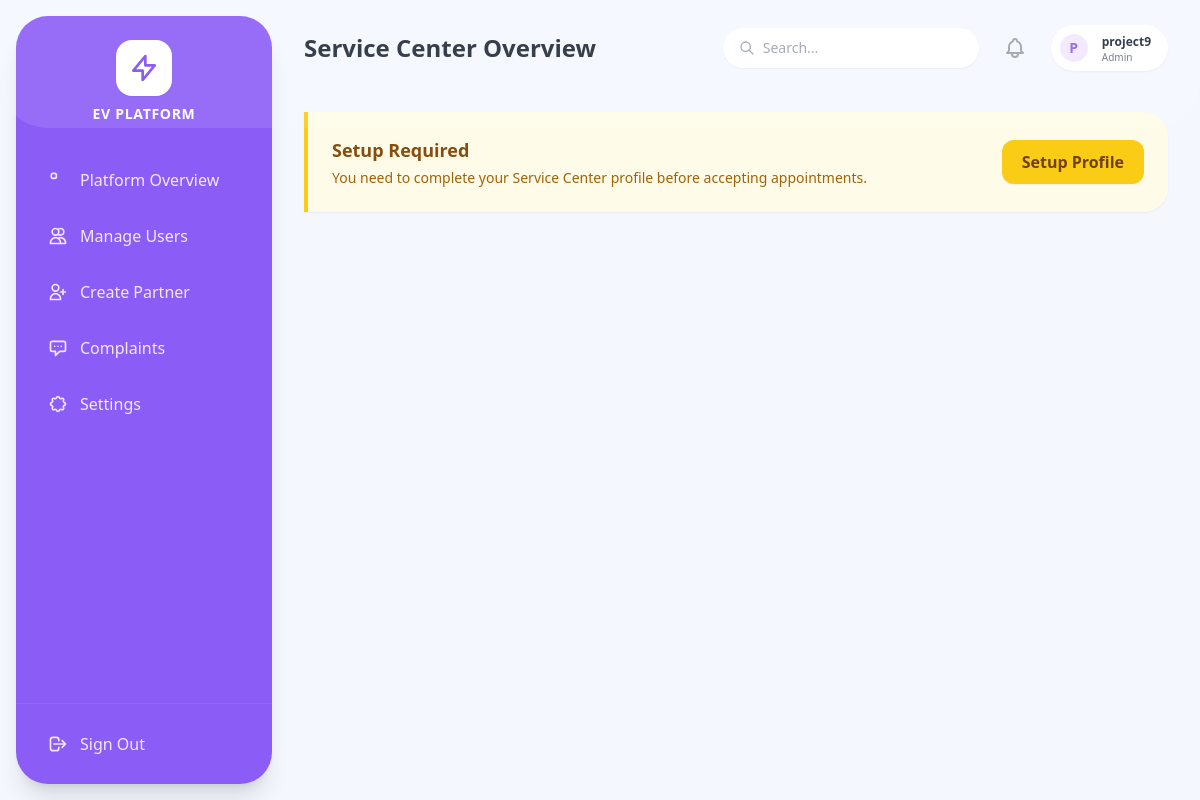
Screenshot of /service/ (signed in) with the database file from the repository.
### accounts/models.py (models this page shows, shortened)
class User(AbstractUser):
    class RoleChoices(models.TextChoices):
        ADMIN = 'ADMIN', 'Admin'
        EV_OWNER = 'EV_OWNER', 'EV Owner'
        STATION_OPERATOR = 'STATION_OPERATOR', 'Charging Station Operator'
        SERVICE_CENTER = 'SERVICE_CENTER', 'Service Center'
        DELIVERY_PARTNER = 'DELIVERY_PARTNER', 'Delivery Partner'
    role = models.CharField(max_length=20, choices=RoleChoices.choices, default=RoleChoices.EV_OWNER)
    phone_number = models.CharField(max_length=15, unique=True, blank=True, null=True)
    is_approved = models.BooleanField(default=False)
    email_verified = models.BooleanField(default=False) # For optional email verification

### service/views.py (the view, shortened to what this page needs)
# urls.py: path('', views.service_dashboard, name='service_dashboard'),
@login_required
@role_required('SERVICE_CENTER')
def service_dashboard(request):
    center = getattr(request.user, 'service_center', None)
    if not center:
        return render(request, 'service/dashboard.html', {'center': None})

### notifications/context_processors.py (called while the page is built)
def unread_count(request):
    if request.user.is_authenticated:
        count = request.user.notifications.filter(is_read=False).count()
        return {'unread_notifications_count': count}
    return {'unread_notifications_count': 0}

### service/templates/service/dashboard.html (shortened to what this page needs)
{% extends 'base.html' %}
{% block header_title %}Service Center Overview{% endblock %}
{% block content %}
{% if not center %}
<div class="bg-yellow-50 border-l-4 border-yellow-400 p-6 rounded-r-[1.5rem] shadow-sm mb-8 flex justify-between items-center">
    <div>
        <h3 class="text-yellow-800 font-bold text-lg">Setup Required</h3>
        <p class="text-yellow-700 text-sm mt-1">You need to complete your Service Center profile before accepting appointments.</p>
    </div>
    <a href="{% url 'service_profile' %}" class="bg-yellow-400 text-yellow-900 px-5 py-2.5 rounded-xl font-bold hover:bg-yellow-500 transition shadow-sm">Setup Profile</a>
</div>
{% endif %}
{% endblock %}

### templates/base.html (shortened to what this page needs)
<!DOCTYPE html>
<html lang="en">
<head>
    <script src="https://cdn.tailwindcss.com"></script>
</head>
<body class="flex h-screen font-sans text-gray-800 antialiased overflow-hidden">
    <aside id="mobile-sidebar" class="fixed md:static inset-y-0 left-0 z-50 w-64 bg-[#8b5cf6] text-white flex flex-col sidebar-hidden md:transform-none md:my-4 md:ml-4 md:rounded-[2rem] shadow-xl overflow-hidden">
        <div class="flex items-center justify-between md:justify-center mt-6 mb-8 px-6 md:px-0 z-10">
            <div class="flex flex-col items-center">
                <div class="bg-white text-[#8b5cf6] p-3 rounded-2xl mb-2 shadow-sm flex items-center justify-center">
                    <svg class="h-8 w-8" fill="none" stroke="currentColor" viewBox="0 0 24 24"><path stroke-linecap="round" stroke-linejoin="round" stroke-width="2" d="M13 10V3L4 14h7v7l9-11h-7z"></path></svg>
                </div>
                <h2 class="font-bold tracking-wider text-sm uppercase hidden md:block">EV Platform</h2>
            </div>
        </div>
        <nav class="flex-1 px-4 overflow-y-auto hide-scrollbar z-10 pb-4">
            <ul class="space-y-2">
                {% if request.user.role == 'EV_OWNER' %}
                <li><a href="{% url 'owner_dashboard' %}" class="flex items-center space-x-3 px-4 py-3 rounded-xl text-purple-100 hover:bg-white hover:bg-opacity-10 transition font-medium"><svg class="w-5 h-5" fill="none" stroke="currentColor" viewBox="0 0 24 24"><path stroke-linecap="round" stroke-linejoin="round" stroke-width="2" d="M4 6a2 2 0 012-2h2a2 2 0 012 2v2a2 2 0 01-2 2H6a2 2 0 01-2-2V6zM14 6a2 2 0 012-2h2a2 2 0 012 2v2a2 2 0 01-2 2h-2a2 2 0 01-2-2V6z"></path></svg><span>Dashboard</span></a></li>
                <li><a href="{% url 'owner_vehicle_list' %}" class="flex items-center space-x-3 px-4 py-3 rounded-xl text-purple-100 hover:bg-white hover:bg-opacity-10 transition font-medium"><svg class="w-5 h-5" fill="none" stroke="currentColor" viewBox="0 0 24 24"><path stroke-linecap="round" stroke-linejoin="round" stroke-width="2" d="M3 10h18M7 15h1m4 0h1m-7 4h12a3 3 0 003-3V8a3 3 0 00-3-3H6a3 3 0 00-3 3v8a3 3 0 003 3z"></path></svg><span>My Vehicles</span></a></li>
                <li><a href="{% url 'browse_stations' %}" class="flex items-center space-x-3 px-4 py-3 rounded-xl text-purple-100 hover:bg-white hover:bg-opacity-10 transition font-medium"><svg class="w-5 h-5" fill="none" stroke="currentColor" viewBox="0 0 24 24"><path stroke-linecap="round" stroke-linejoin="round" stroke-width="2" d="M17.657 16.657L13.414 20.9a1.998 1.998 0 01-2.827 0l-4.244-4.243a8 8 0 1111.314 0z"></path></svg><span>Find Stations</span></a></li>
                <li><a href="{% url 'booking_list' %}" class="flex items-center space-x-3 px-4 py-3 rounded-xl text-purple-100 hover:bg-white hover:bg-opacity-10 transition font-medium"><svg class="w-5 h-5" fill="none" stroke="currentColor" viewBox="0 0 24 24"><path stroke-linecap="round" stroke-linejoin="round" stroke-width="2" d="M8 7V3m8 4V3m-9 8h10M5 21h14a2 2 0 002-2V7a2 2 0 00-2-2H5a2 2 0 00-2 2v12a2 2 0 002 2z"></path></svg><span>My Bookings</span></a></li>
                <li><a href="{% url 'owner_service_dashboard' %}" class="flex items-center space-x-3 px-4 py-3 rounded-xl text-purple-100 hover:bg-white hover:bg-opacity-10 transition font-medium"><svg class="w-5 h-5" fill="none" stroke="currentColor" viewBox="0 0 24 24"><path stroke-linecap="round" stroke-linejoin="round" stroke-width="2" d="M10.325 4.317c.426-1.756 2.924-1.756 3.35 0a1.724 1.724 0 002.573 1.066c1.543-.94 3.31.826 2.37 2.37a1.724 1.724 0 001.065 2.572c1.756.426 1.756 2.924 0 3.35a1.724 1.724 0 00-1.066 2.573c.94 1.543-.826 3.31-2.37 2.37a1.724 1.724 0 00-2.572 1.065c-.426 1.756-2.924 1.756-3.35 0a1.724 1.724 0 00-2.573-1.066c-1.543.94-3.31-.826-2.37-2.37a1.724 1.724 0 00-1.065-2.572c-1.756-.426-1.756-2.924 0-3.35a1.724 1.724 0 001.066-2.573c-.94-1.543.826-3.31 2.37-2.37.996.608 2.296.07 2.572-1.065z"></path></svg><span>My Repairs</span></a></li>
                {% elif request.user.role == 'ADMIN' %}
                <li><a href="#" class="flex items-center space-x-3 px-4 py-3 rounded-xl text-purple-100 hover:bg-white hover:bg-opacity-10 transition font-medium"><svg class="w-5 h-5" fill="none" stroke="currentColor" viewBox="0 0 24 24"><path stroke-linecap="round" stroke-linejoin="round" stroke-width="2" d="M4 6a2 2 0 012-2h2a2 2 0 012 2v2a2 2 0 01-2 2H6a2 2 0 01-2-2V6z"></path></svg><span>Platform Overview</span></a></li>
                <li><a href="#" class="flex items-center space-x-3 px-4 py-3 rounded-xl text-purple-100 hover:bg-white hover:bg-opacity-10 transition font-medium"><svg class="w-5 h-5" fill="none" stroke="currentColor" viewBox="0 0 24 24"><path stroke-linecap="round" stroke-linejoin="round" stroke-width="2" d="M12 4.354a4 4 0 110 5.292M15 21H3v-1a6 6 0 0112 0v1zm0 0h6v-1a6 6 0 00-9-5.197M13 7a4 4 0 11-8 0 4 4 0 018 0z"></path></svg><span>Manage Users</span></a></li>
                <li><a href="{% url 'admin_create_user' %}" class="flex items-center space-x-3 px-4 py-3 rounded-xl text-purple-100 hover:bg-white hover:bg-opacity-10 transition font-medium"><svg class="w-5 h-5" fill="none" stroke="currentColor" viewBox="0 0 24 24"><path stroke-linecap="round" stroke-linejoin="round" stroke-width="2" d="M18 9v3m0 0v3m0-3h3m-3 0h-3m-2-5a4 4 0 11-8 0 4 4 0 018 0zM3 20a6 6 0 0112 0v1H3v-1z"></path></svg><span>Create Partner</span></a></li>
                <li><a href="#" class="flex items-center space-x-3 px-4 py-3 rounded-xl text-purple-100 hover:bg-white hover:bg-opacity-10 transition font-medium"><svg class="w-5 h-5" fill="none" stroke="currentColor" viewBox="0 0 24 24"><path stroke-linecap="round" stroke-linejoin="round" stroke-width="2" d="M8 10h.01M12 10h.01M16 10h.01M9 16H5a2 2 0 01-2-2V6a2 2 0 012-2h14a2 2 0 012 2v8a2 2 0 01-2 2h-5l-5 5v-5z"></path></svg><span>Complaints</span></a></li>
                <li><a href="#" class="flex items-center space-x-3 px-4 py-3 rounded-xl text-purple-100 hover:bg-white hover:bg-opacity-10 transition font-medium"><span>Settings</span></a></li>
                {% endif %}
            </ul>
        </nav>
        <div class="p-4 z-10 border-t border-purple-400 border-opacity-30">
            <form method="post" action="{% url 'logout' %}">
                <button type="submit" class="w-full flex items-center space-x-3 px-4 py-3 rounded-xl text-purple-100 hover:bg-white hover:text-red-500 hover:bg-opacity-10 transition font-medium">
                    <svg class="w-5 h-5" fill="none" stroke="currentColor" viewBox="0 0 24 24"><path stroke-linecap="round" stroke-linejoin="round" stroke-width="2" d="M17 16l4-4m0 0l-4-4m4 4H7m6 4v1a3 3 0 01-3 3H6a3 3 0 01-3-3V7a3 3 0 013-3h4a3 3 0 013 3v1"></path></svg>
                    <span>Sign Out</span>
                </button>
            </form>
        </div>
    </aside>
    <div class="flex-1 flex flex-col h-full overflow-hidden">
        <header class="h-20 bg-transparent flex items-center justify-between px-4 md:px-8 z-10 pt-4 md:pt-6 pb-2">
            <div class="flex items-center">
                <h1 class="text-xl md:text-2xl font-bold text-gray-800 truncate">
                    {% block header_title %}Dashboard{% endblock %}
                </h1>
            </div>
            <div class="flex items-center space-x-3 md:space-x-6">
                <div class="hidden lg:block relative w-64">
                    <input type="text" placeholder="Search..." class="w-full bg-white rounded-full py-2.5 pl-10 pr-4 shadow-sm border-none focus:ring-2 focus:ring-[#8b5cf6] text-sm text-gray-600 outline-none">
                    <svg class="w-4 h-4 text-gray-400 absolute left-4 top-3" fill="none" stroke="currentColor" viewBox="0 0 24 24"><path stroke-linecap="round" stroke-linejoin="round" stroke-width="2" d="M21 21l-6-6m2-5a7 7 0 11-14 0 7 7 0 0114 0z"></path></svg>
                </div>
                <div class="relative group">
                    <a href="{% url 'notification_list' %}" class="relative p-2 text-gray-400 hover:text-gray-500">
                    </a>
                </div>
                <a href="{% url 'profile_view' %}" class="flex items-center space-x-3 bg-white pl-1.5 pr-4 py-1.5 rounded-full shadow-sm border border-gray-100 hover:bg-purple-50 transition border-transparent hover:border-purple-200 cursor-pointer group">
                    <div class="h-8 w-8 rounded-full bg-purple-100 flex items-center justify-center text-[#8b5cf6] font-bold uppercase text-sm border-2 border-white">
                        {{ request.user.username|make_list|first }}
                    </div>
                    <div class="hidden md:block text-left">
                        <p class="text-xs font-bold text-gray-800 group-hover:text-[#8b5cf6] transition">{{ request.user.get_full_name|default:request.user.username }}</p>
                        <p class="text-[10px] text-gray-500 leading-none mt-0.5">{{ request.user.get_role_display }}</p>
                    </div>
                </a>
            </div>
        </header>
        <main class="flex-1 overflow-x-hidden overflow-y-auto p-4 md:p-8 hide-scrollbar">
            {% block content %}
            {% endblock %}
        </main>
    </div>
</body>
</html>

### templates/base.html (style rules this page uses)
body { font-family: 'Poppins', sans-serif; background-color: #f4f7fe; }
#mobile-sidebar { transition: transform 0.3s ease-in-out; }
.sidebar-hidden { transform: translateX(-100%); }
.hide-scrollbar { -ms-overflow-style: none; scrollbar-width: none; }

### rows the page displays
User: user.username|make_list "P", user.get_full_name "project9", user.role "Admin"
